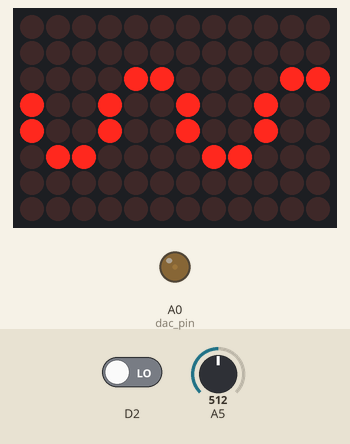
Simulated run of this sketch. Board: Arduino Uno R4 WiFi. On the bench: 12×8 LED matrix, output pins drawn as LEDs (lit = HIGH). Dashed ring = blinking. Inputs (shaded band) come from the test bench; at power-on: D2 LOW, A5 = 512. What the sketch prints to the serial monitor is not drawn.

Above: at 1.2 s.
1.3 s: D2 driven HIGH
At 1.6 s:
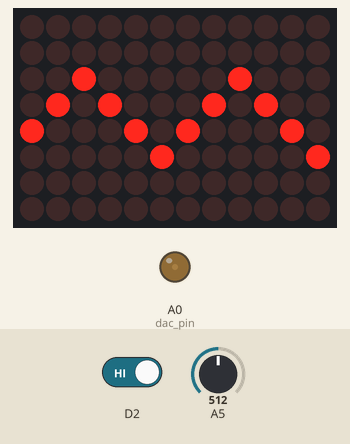
At 2.0 s:
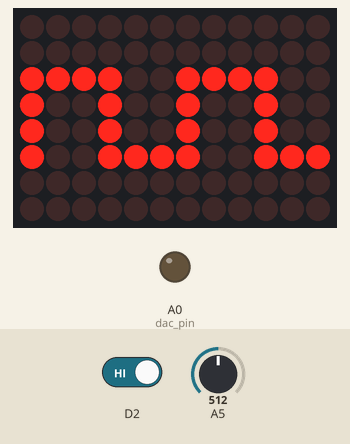
3.2 s: A5 set to 900
At 3.4 s:
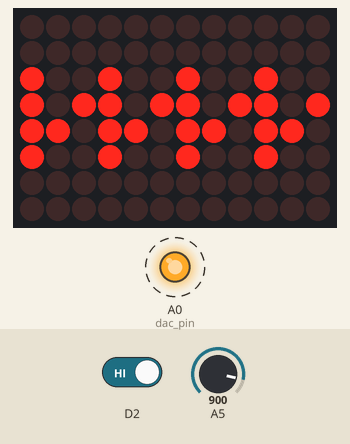
5.4 s: A5 set to 1023
7.8 s: D2 driven LOW
At 8.45 s:
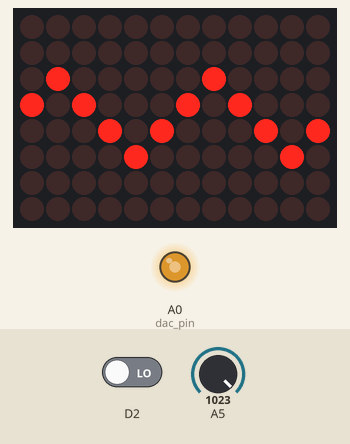
10.4 s: A5 set to 716
13.4 s: A5 set to 511
Timing chart, 0 to 15.0 s (numbered marks = the images above; inputs shaded):
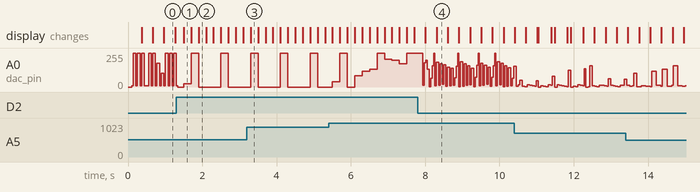

The sketch:

boombox.ino
```cpp
#include "Arduino_LED_Matrix.h"

int UPDATE_INTERVAL = 100;

unsigned long lastTickTime;
unsigned long msNow;

ArduinoLEDMatrix matrix;

//Sine wave
uint8_t sine[8][12] = {
  { 0, 0, 0, 0, 0, 0, 0, 0, 0, 0, 0, 0 },
  { 0, 0, 0, 0, 0, 0, 0, 0, 0, 0, 0, 0 },
  { 0, 0, 1, 1, 0, 0, 0, 0, 1, 1, 0, 0 },
  { 0, 1, 0, 0, 1, 0, 0, 1, 0, 0, 1, 0 },
  { 0, 1, 0, 0, 1, 0, 0, 1, 0, 0, 1, 0 },
  { 1, 0, 0, 0, 0, 1, 1, 0, 0, 0, 0, 1 },
  { 0, 0, 0, 0, 0, 0, 0, 0, 0, 0, 0, 0 },
  { 0, 0, 0, 0, 0, 0, 0, 0, 0, 0, 0, 0 }
};

//Triangle wave
uint8_t triangle[8][12] = {
  { 0, 0, 0, 0, 0, 0, 0, 0, 0, 0, 0, 0 },
  { 0, 0, 0, 0, 0, 0, 0, 0, 0, 0, 0, 0 },
  { 0, 0, 0, 1, 0, 0, 0, 0, 0, 1, 0, 0 },
  { 0, 0, 1, 0, 1, 0, 0, 0, 1, 0, 1, 0 },
  { 0, 1, 0, 0, 0, 1, 0, 1, 0, 0, 0, 1 },
  { 1, 0, 0, 0, 0, 0, 1, 0, 0, 0, 0, 0 },
  { 0, 0, 0, 0, 0, 0, 0, 0, 0, 0, 0, 0 },
  { 0, 0, 0, 0, 0, 0, 0, 0, 0, 0, 0, 0 }
};

//Sawtooth wave
uint8_t sawtooth[8][12] = {
  { 0, 0, 0, 0, 0, 0, 0, 0, 0, 0, 0, 0 },
  { 0, 0, 0, 0, 0, 0, 0, 0, 0, 0, 0, 0 },
  { 1, 0, 0, 1, 0, 0, 1, 0, 0, 1, 0, 0 },
  { 1, 0, 1, 1, 0, 1, 1, 0, 1, 1, 0, 1 },
  { 1, 1, 0, 1, 1, 0, 1, 1, 0, 1, 1, 0 },
  { 1, 0, 0, 1, 0, 0, 1, 0, 0, 1, 0, 0 },
  { 0, 0, 0, 0, 0, 0, 0, 0, 0, 0, 0, 0 },
  { 0, 0, 0, 0, 0, 0, 0, 0, 0, 0, 0, 0 }
};

//Square wave
uint8_t square[8][12] = {
  { 0, 0, 0, 0, 0, 0, 0, 0, 0, 0, 0, 0 },
  { 0, 0, 0, 0, 0, 0, 0, 0, 0, 0, 0, 0 },
  { 0, 1, 1, 1, 1, 0, 0, 1, 1, 1, 1, 0 },
  { 0, 1, 0, 0, 1, 0, 0, 1, 0, 0, 1, 0 },
  { 0, 1, 0, 0, 1, 0, 0, 1, 0, 0, 1, 0 },
  { 1, 1, 0, 0, 1, 1, 1, 1, 0, 0, 1, 1 },
  { 0, 0, 0, 0, 0, 0, 0, 0, 0, 0, 0, 0 },
  { 0, 0, 0, 0, 0, 0, 0, 0, 0, 0, 0, 0 }
};


// Set the DAC output pin to A0
const int dac_pin = A0;

// Define constants for the wave generator
float frequency = 1000;          // Hz
const float amplitude = 4095;    // 12-bit DAC resolution
const float offset = 2047;       // 12-bit DAC midpoint
const float pi = 3.14159265359;  // Pi

int switch_val = 0;

// Define variables for the wave generator
float phase = 0;
float increment = (2 * pi * frequency) / 100000;  // Sampling rate of 100 kHz


void setup() {
  Serial.begin(9600);
  // Initialize the DAC output pin
  analogWriteResolution(12);
  matrix.begin();
}

void loop() {
  // Read the switch input
  UPDATE_INTERVAL = 200 - frequency / 12;

  if (digitalRead(2) == HIGH) {
    switch_val++;
    if (switch_val > 3) {
      switch_val = 0;
    }
    Serial.print(switch_val);
    delay(200);
  }
  frequency = map(analogRead(A5), 0, 1024, 500, 2000);
  increment = (2 * pi * frequency) / 100000;

  float output;
  // Generate the appropriate waveform based on the switch value
  switch (switch_val) {

    case 0:  // Sine wave
      msNow = millis();
      if (msNow - lastTickTime > UPDATE_INTERVAL) {
        scrollFrame(sine);
        lastTickTime = msNow;
      }
      //for (int i = 0; i < 100000; i++) {
      output = amplitude * sin(phase) + offset;
      analogWrite(dac_pin, output);  // Scale output to 8-bit resolution
      phase += increment;
      if (phase >= 2 * pi) {
        phase -= 2 * pi;
      }
      // }
      break;
    case 1:  // Triangle wave
      msNow = millis();
      if (msNow - lastTickTime > UPDATE_INTERVAL) {
        scrollFrame(triangle);
        lastTickTime = msNow;
      }
      //for (int i = 0; i < 100000; i++) {
      output = (2 * amplitude / pi) * asin(sin(phase)) + offset;
      analogWrite(dac_pin, output);  // Scale output to 8-bit resolution
      phase += increment;
      if (phase >= 2 * pi) {
        phase -= 2 * pi;
      }
      // }
      break;
    case 2:  // Sawtooth wave
      msNow = millis();
      if (msNow - lastTickTime > UPDATE_INTERVAL) {
        scrollFrame(sawtooth);
        lastTickTime = msNow;
      }
      //for (int i = 0; i < 100000; i++) {
      output = (amplitude / pi) * phase + offset;
      analogWrite(dac_pin, output);  // Scale output to 8-bit resolution
      phase += increment;
      if (phase >= 2 * pi) {
        phase -= 2 * pi;
      }
      //}
      break;
    case 3:  // Square wave
      msNow = millis();
      if (msNow - lastTickTime > UPDATE_INTERVAL) {
        scrollFrame(square);
        lastTickTime = msNow;
      }
      //for (int i = 0; i < 100000; i++) {
      output = amplitude * sign(sin(phase)) + offset;
      analogWrite(dac_pin, output);  // Scale output to 8-bit resolution
      phase += increment;
      if (phase >= 2 * pi) {
        phase -= 2 * pi;
      }
      //}
      break;
    default:
      break;
  }
}

// Helper function to return the sign of a value
int sign(float x) {
  if (x > 0) {
    return 1;
  } else if (x < 0) {
    return -1;
  } else {
    return 0;
  }
}

void scrollFrame(uint8_t frame[8][12]) {
  for (int x = 0; x < 8; x++) {
    int temp = frame[x][0];  // Store the first element in a temporary variable

    for (int i = 0; i < 12 - 1; i++) {
      frame[x][i] = frame[x][i + 1];  // Shift each element one position to the left
    }

    frame[x][11] = temp;  // Set the last element to the temporary value
  }
  matrix.renderBitmap(frame, 8, 12);
}
```

Measured:
- after the input at 1.3 s, the display: changes after 0.20 s (image 1)
